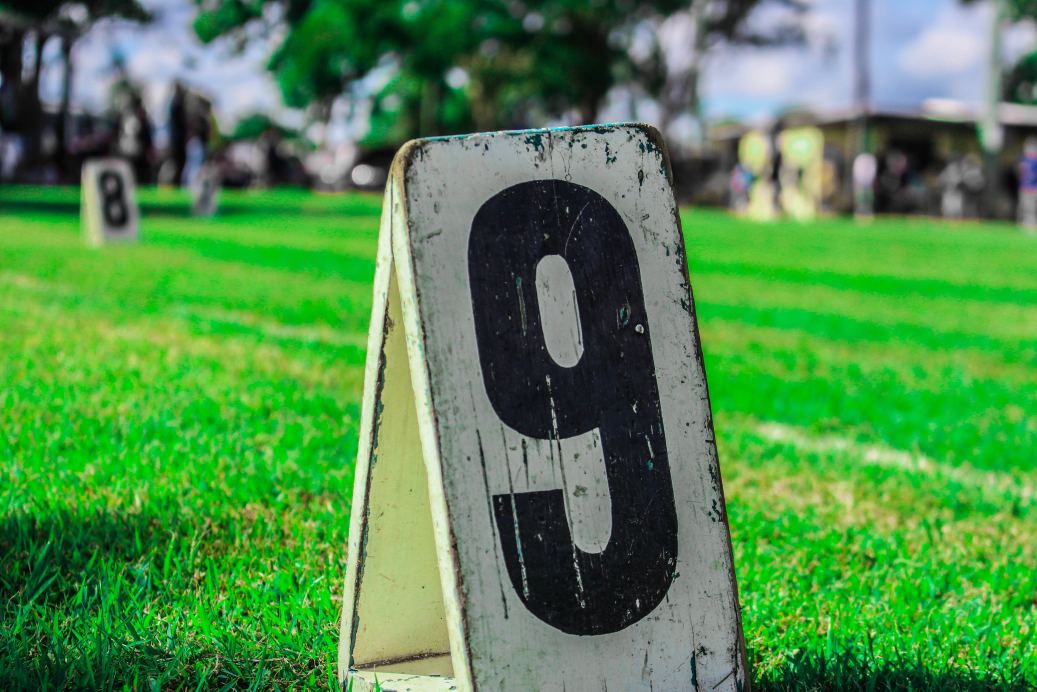
#> input picture chapter-5/data/sample.jpg, 5184 x 3456 px (shown at 1/5 size)
$ jupyter execute chapter-5.ipynb
#> lines starting #> are read from the running program, lines starting #| are printed output that depends on the picture; after the words box and inside, x2 and y2 are one past the last pixel; in counts of white or black regions, pixels touching at a corner belong together
[cell 1]
# 下記セルを実行すると、authorization codeの入力を求められます。
# 出力されたリンク先をクリックし、Googleアカウントにログインし、
# authorization codeをコピーし、貼り付けをおこなってください。
#from google.colab import drive
#drive.mount('/content/drive')

[cell 2]
# [4 lines of commented-out code are left out]

# ５章 画像データの加工・可視化を行う１０本ノック

## ノック６１：画像ファイルを読み込んで表示してみよう

[cell 3]
from PIL import Image
import cv2
from IPython.display import display

img = cv2.imread("../data/sample.jpg")
#> img is the input picture: shape (3456, 5184, 3); mean B, G, R 76.9, 138.6, 81.2
img

[cell 4]
#cv2.imshow("sample.jpg", img)
#cv2.waitKey(0)
#cv2.destroyAllWindows()
display(Image.fromarray(img))

## ノック６２：画像データの中身を確認しよう

[cell 5]
img.shape
#> Out = (3456, 5184, 3)

[cell 6]
print(img[0])
#> (printed output is left out)
print(img[0].shape)
#| (5184, 3)

[cell 7]
print(img[:,0])
#> (printed output is left out)
print(img[:,0].shape)
#| (3456, 3)

[cell 8]
print(img[:,:,0])
#> (printed output is left out)
print(img[:,:,0].shape)
#| (3456, 5184)

## ノック６３：画像データを切り出してみよう

[cell 9]
img_extract = img[700:1200,300:800,:]
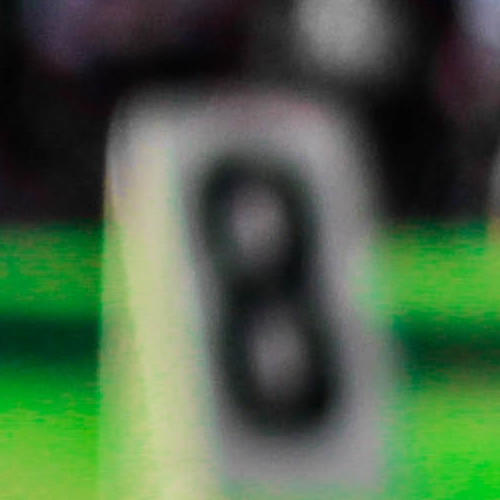
#> img_extract: shape (500, 500, 3); mean B, G, R 69.9, 99.2, 74.1
#cv2.imshow("sample.jpg", img_extract)
#cv2.waitKey(0)
#cv2.destroyAllWindows()
display(Image.fromarray(img_extract))

[cell 10]
#cv2.imshow("sample.jpg", img_extract[:,:,0])
#cv2.waitKey(0)
#cv2.destroyAllWindows()
display(Image.fromarray(img_extract[:,:,0]))

[cell 11]
#cv2.imshow("sample.jpg", img_extract[:,:,1])
#cv2.waitKey(0)
#cv2.destroyAllWindows()
display(Image.fromarray(img_extract[:,:,1]))
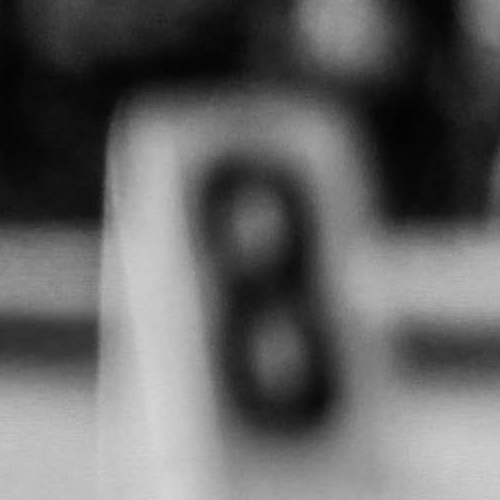
#> shown: PIL image 500x500 L; min 3, max 214, mean 99.2

## ノック６４：カラーヒストグラムを可視化してみよう

[cell 12]
hist_b = cv2.calcHist([img], channels=[0], mask=None, histSize=[256], ranges=[0,256])
#> hist_b = 256 values, max 316922 at index 0, min 1 at index 249, mean 69984
print(hist_b.shape)
#| (256, 1)
hist_b[:5]
#> Out = [316922, 163325, 130665, 97818, 81594]

[cell 13]
hist_g = cv2.calcHist([img], channels=[1], mask=None, histSize=[256], ranges=[0,256])
#> hist_g = 256 values, max 382532 at index 191, min 26 at index 254, mean 69984
hist_r = cv2.calcHist([img], channels=[2], mask=None, histSize=[256], ranges=[0,256])
#> hist_r = 256 values, max 1298649 at index 0, min 1 at index 253, mean 69984

import matplotlib.pyplot as plt
plt.plot(hist_r, color="r", label="Red")
#> (this line was passed over: IPython is not available in this run)
plt.plot(hist_g, color="g", label="Green")
#> (this line was passed over: IPython is not available in this run)
plt.plot(hist_b, color="b", label="Blue")
#> (this line was passed over: IPython is not available in this run)
plt.legend()
#> (this line was passed over: IPython is not available in this run)
plt.show()

## ノック６５：RGB変換を行って画像を表示してみよう

[cell 14]
img_rgb = cv2.cvtColor(img, cv2.COLOR_BGR2RGB)
img_rgb.shape
#> Out = (3456, 5184, 3)

[cell 15]
#cv2.imshow("img_rgb.jpg", img_rgb)
#cv2.waitKey(0)
#cv2.destroyAllWindows()
display(Image.fromarray(img_rgb))

[cell 16]
plt.imshow(img_rgb)
#> (this line was passed over: IPython is not available in this run)

[cell 17]
plt.imshow(img)
#> (this line was passed over: IPython is not available in this run)

## ノック６６：画像のサイズを変更してみよう

[cell 18]
height, width, channels = img.shape
#> height = 3456; width = 5184; channels = 3
print(width, height)
#| 5184 3456

[cell 19]
img_resized = cv2.resize(img, (500,300))
print(img_resized.shape)
#| (300, 500, 3)
#cv2.imshow("img_resized.jpg", img_resized)
#cv2.waitKey(0)
#cv2.destroyAllWindows()
display(Image.fromarray(img_resized))

[cell 20]
img_resized = cv2.resize(img, (300,500))
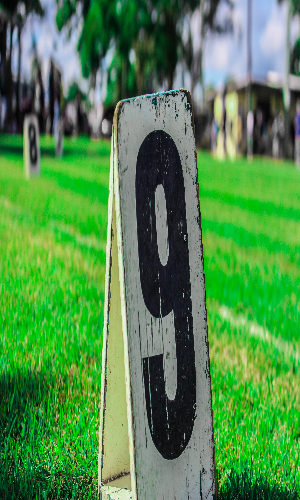
#> img_resized: shape (500, 300, 3); mean B, G, R 76.8, 138.5, 81.1
print(img_resized.shape)
#| (500, 300, 3)
#cv2.imshow("img_resized.jpg", img_resized)
#cv2.waitKey(0)
#cv2.destroyAllWindows()
display(Image.fromarray(img_resized))

[cell 21]
img_resized = cv2.resize(img, None, fx=0.1, fy=0.1)
#> img_resized: shape (346, 518, 3)
print(img_resized.shape)
#| (346, 518, 3)
#cv2.imshow("img_resized.jpg", img_resized)
#cv2.waitKey(0)
#cv2.destroyAllWindows()
display(Image.fromarray(img_resized))

[cell 22]
img_resized_2 = cv2.resize(img, None, fx=1.5, fy=1.5)
print(img_resized_2.shape)
#| (5184, 7776, 3)
#cv2.imshow("img_resized_2.jpg", img_resized_2)
#cv2.waitKey(0)
#cv2.destroyAllWindows()
display(Image.fromarray(img_resized_2))
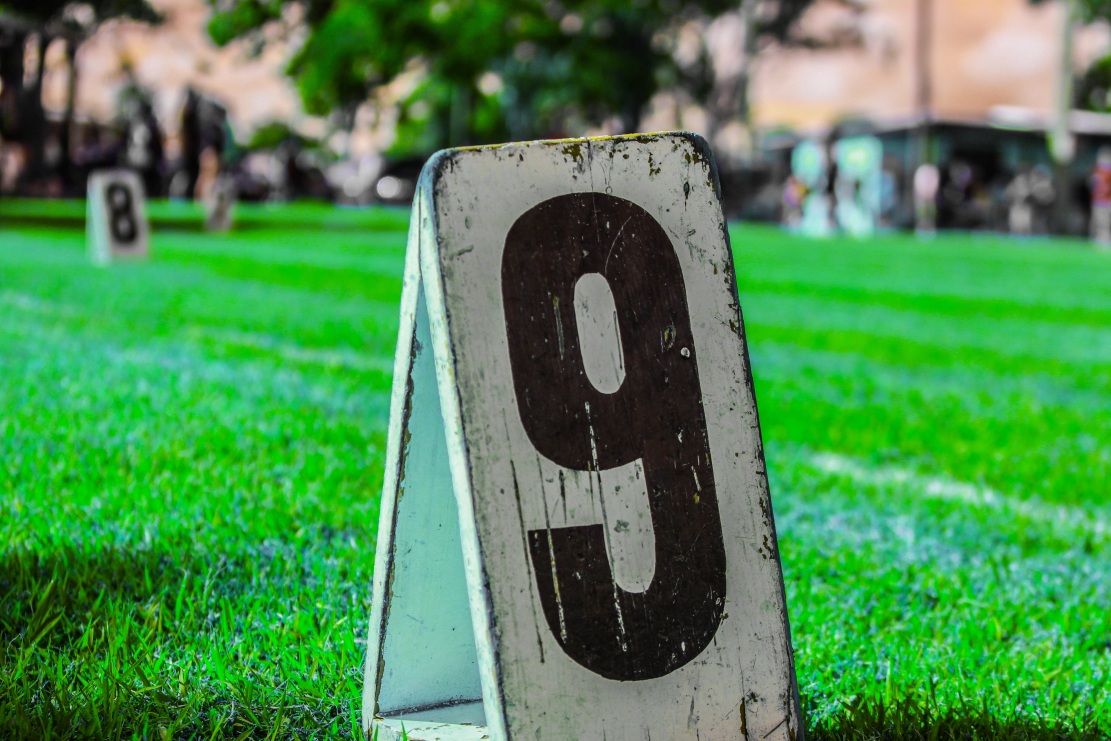
#> shown: PIL image 7776x5184 RGB (shown at 1/7 size); mean R, G, B 76.9, 138.6, 81.2

[cell 23]
img_resized_2 = cv2.resize(img, None, fx=1.5, fy=1.5, interpolation=cv2.INTER_NEAREST)
print(img_resized_2.shape)
#| (5184, 7776, 3)
#cv2.imshow("img_resized_2.jpg", img_resized_2)
#cv2.waitKey(0)
#cv2.destroyAllWindows()
display(Image.fromarray(img_resized_2))

## ノック６７：画像を回転させてみよう

[cell 24]
#cv2.imshow("img_resized.jpg", img_resized)
#cv2.waitKey(0)
#cv2.destroyAllWindows()
display(Image.fromarray(img_resized))
print(img_resized.shape)
#| (346, 518, 3)

[cell 25]
img_rotated = cv2.rotate(img_resized, cv2.ROTATE_90_CLOCKWISE)
#cv2.imshow("img_rotated.jpg", img_rotated)
#cv2.waitKey(0)
#cv2.destroyAllWindows()
display(Image.fromarray(img_rotated))

print(img_rotated.shape)
#| (518, 346, 3)

[cell 26]
height, width = img_resized.shape[:2]
#> height = 346; width = 518
center = (int(width/2), int(height/2))
#> center = (259, 173)

rot = cv2.getRotationMatrix2D(center, 45, 1)
img_rotated = cv2.warpAffine(img_resized, rot, (width, height))
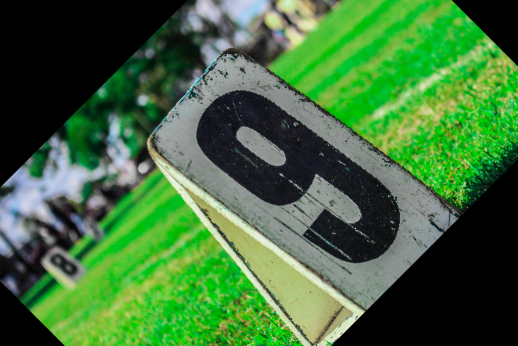
#> img_rotated: shape (346, 518, 3); mean B, G, R 59.9, 109.5, 65.4
#cv2.imshow("img_rotated.jpg", img_rotated)
#cv2.waitKey(0)
#cv2.destroyAllWindows()
display(Image.fromarray(img_rotated))
print(img_rotated.shape)
#| (346, 518, 3)

[cell 27]
img_reverse = cv2.flip(img_resized, 0)
#cv2.imshow("img_reverse.jpg", img_reverse)
#cv2.waitKey(0)
#cv2.destroyAllWindows()
display(Image.fromarray(img_reverse))
print(img_reverse.shape)
#| (346, 518, 3)

[cell 28]
img_reverse = cv2.flip(img_resized, 1)
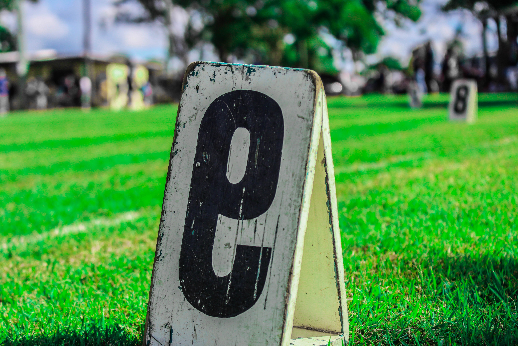
#> img_reverse: shape (346, 518, 3); mean B, G, R 77.1, 138.7, 81.3
#cv2.imshow("img_reverse.jpg", img_reverse)
#cv2.waitKey(0)
#cv2.destroyAllWindows()
display(Image.fromarray(img_reverse))
print(img_reverse.shape)
#| (346, 518, 3)

[cell 29]
img_reverse = img_resized[:, ::-1, :]
#cv2.imshow("img_reverse.jpg", img_reverse)
#cv2.waitKey(0)
#cv2.destroyAllWindows()
display(Image.fromarray(img_reverse))
print(img_reverse.shape)
#| (346, 518, 3)

## ノック６８：画像処理をしてみよう

[cell 30]
img_gray = cv2.cvtColor(img_resized, cv2.COLOR_BGR2GRAY)
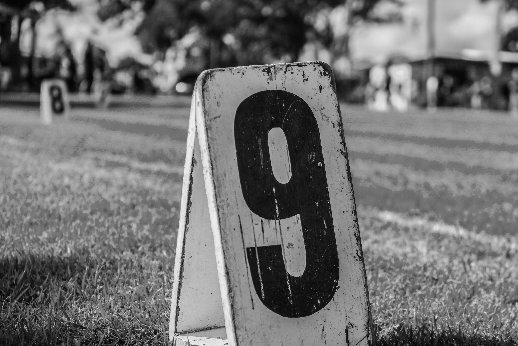
#> img_gray: shape (346, 518); min 1, max 244, mean 114.5
#cv2.imshow("img_gray.jpg", img_gray)
#cv2.waitKey(0)
#cv2.destroyAllWindows()
display(Image.fromarray(img_gray))
print(img_gray.shape)
#| (346, 518)

[cell 31]
th, img_th = cv2.threshold(img_gray, 60, 256, cv2.THRESH_BINARY)
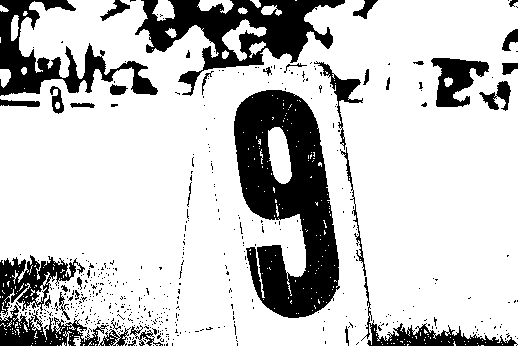
#> img_th: shape (346, 518); 78% white; 497 black regions (460 under 20 px), largest, box (x1, y1, x2, y2) and area: (234, 90, 340, 318) 14521, (135, 0, 345, 96) 7592, (0, 0, 158, 96) 4735
#cv2.imshow("img_th.jpg", img_th)
#cv2.waitKey(0)
#cv2.destroyAllWindows()
display(Image.fromarray(img_th))
print(img_th.shape)
#| (346, 518)

[cell 32]
img_smoothed = cv2.blur(img_resized, (8,8))
#cv2.imshow("img_smoothed.jpg", img_smoothed)
#cv2.waitKey(0)
#cv2.destroyAllWindows()
display(Image.fromarray(img_smoothed))
print(img_smoothed.shape)
#| (346, 518, 3)

[cell 33]
img_smoothed = cv2.blur(img_resized, (20,20))
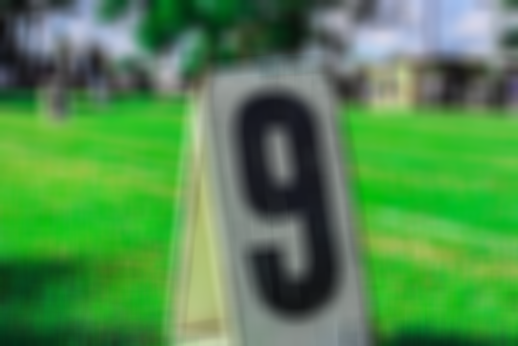
#> img_smoothed: shape (346, 518, 3); mean B, G, R 77.1, 138.7, 81.3
#cv2.imshow("img_smoothed.jpg", img_smoothed)
#cv2.waitKey(0)
#cv2.destroyAllWindows()
display(Image.fromarray(img_smoothed))
print(img_smoothed.shape)
#| (346, 518, 3)

## ノック６９：画像にテキストや線を描画してみよう

[cell 34]
text = '9'
xy = (200, 100)
font = cv2.FONT_HERSHEY_COMPLEX
font_scale = 2
color = (0,0,255)
thickness = 2

img_text = cv2.putText(img_resized.copy(), text, xy, font, font_scale, color, thickness)
#cv2.imshow("img_text.jpg", img_text)
#cv2.waitKey(0)
#cv2.destroyAllWindows()
display(Image.fromarray(img_text))

[cell 35]
x0, y0 = 200, 70
x1, y1 = 350, 330
color = (0,0,255)
thickness = 3

img_rect = cv2.rectangle(img_resized.copy(), (x0,y0), (x1, y1), color, thickness)
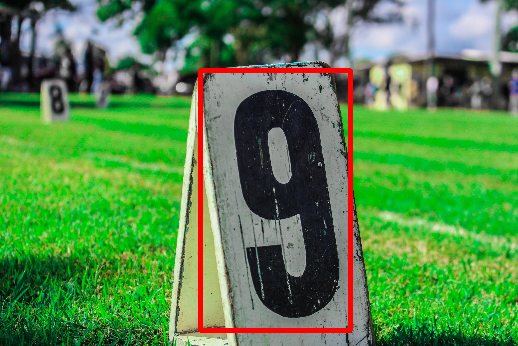
#> img_rect: shape (346, 518, 3); mean B, G, R 74.4, 135.3, 84.1
#cv2.imshow("img_rect.jpg", img_rect)
#cv2.waitKey(0)
#cv2.destroyAllWindows()
display(Image.fromarray(img_rect))

## ノック７０：画像を保存してみよう

[cell 36]
cv2.imwrite("../data/sample_resized.jpg", img_resized)
#> Out = True

[cell 37]
img_read = cv2.imread("../data/sample_resized.jpg")
#cv2.imshow("img_read.jpg", img_read)
#cv2.waitKey(0)
#cv2.destroyAllWindows()
display(Image.fromarray(img_read))
